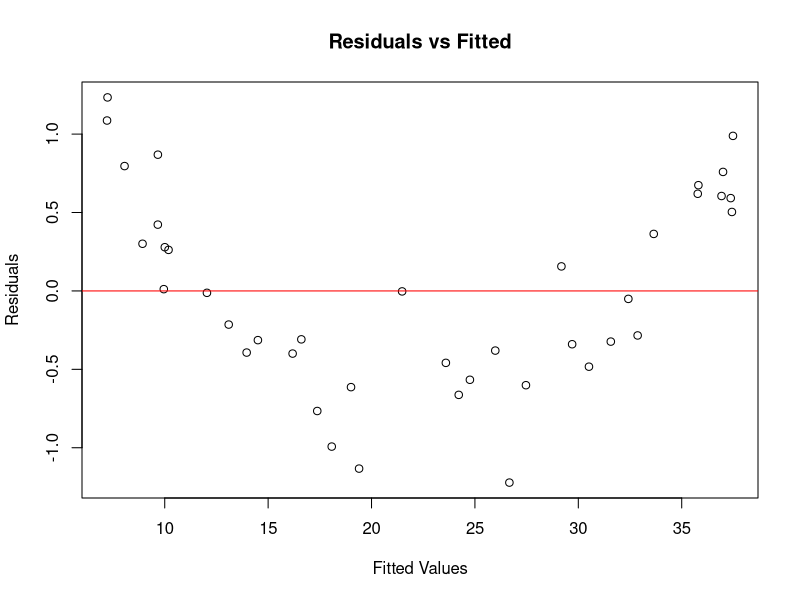
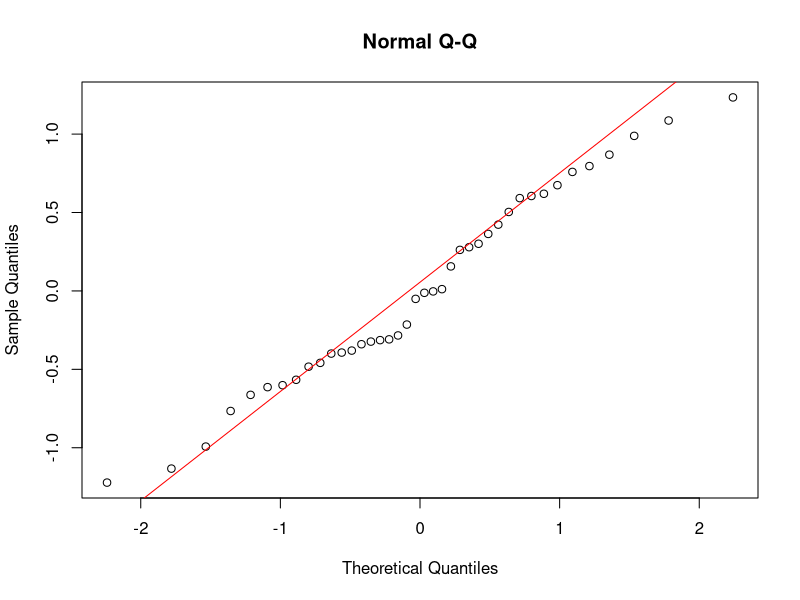
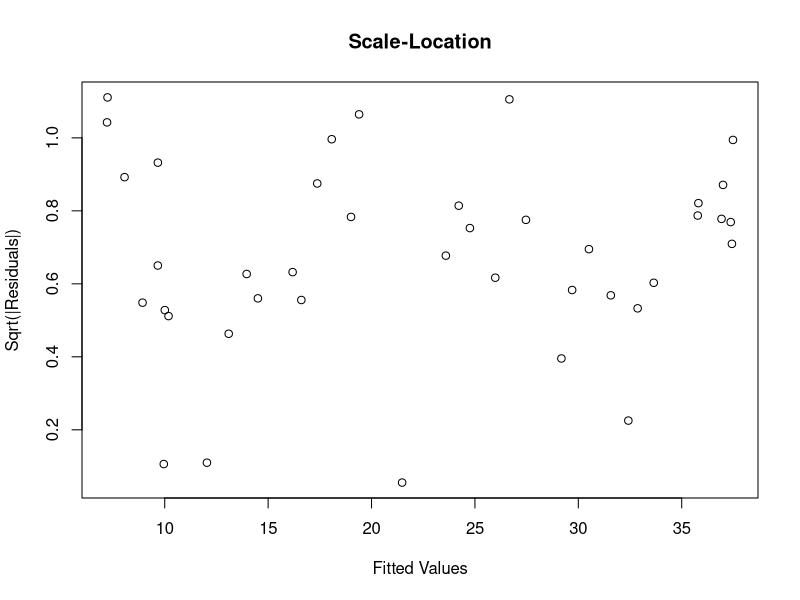
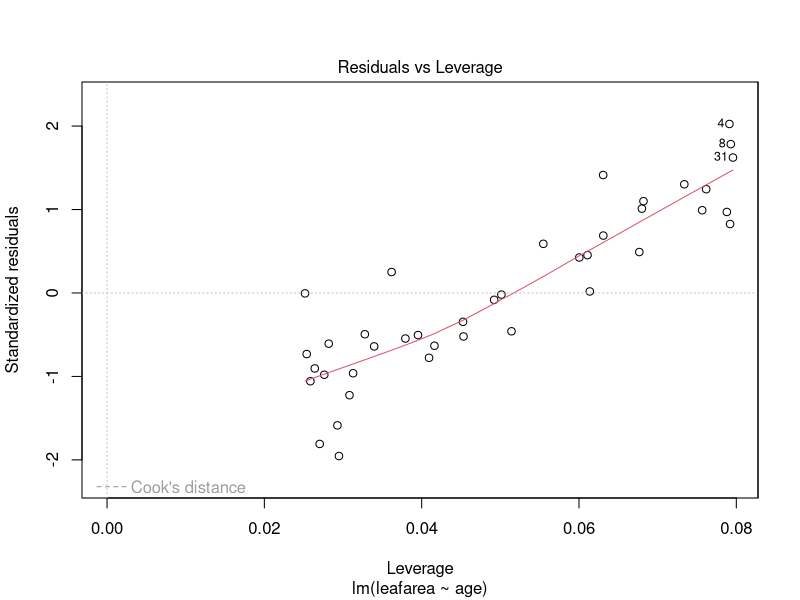

Generate these figures, in order, with R:
# Load data
IQdata <- read.table("data/IQ.txt", header = TRUE)
treegrowthdata <- read.table("data/treegrowth.txt",header=TRUE)

# Load necessary libraries (if not already installed, uncomment the install.packages lines)
# install.packages("ggplot2") # For visualization (optional)
# install.packages("dplyr")    # For data manipulation (optional)

# Question 1: Five-Number Summary Statistics
# -------------------------------------------------

# Calculate the five-number summary
five_num_summary <- fivenum(IQdata$IQ)
names(five_num_summary) <- c("Minimum", "1st Quartile", "Median", "3rd Quartile", "Maximum")

# Print the five-number summary
print("Question 1: Five-Number Summary of IQ")
print(five_num_summary)

# Question 2: Identify Mild Outliers Using Inner Fences
# --------------------------------------------------------

# Calculate Q1, Q3, and IQR
Q1 <- quantile(IQdata$IQ, 0.25)
Q3 <- quantile(IQdata$IQ, 0.75)
IQR_value <- IQR(IQdata$IQ)

# Calculate inner fence limits for mild outliers
lower_fence <- Q1 - 1.5 * IQR_value
upper_fence <- Q3 + 1.5 * IQR_value

# Identify mild outliers
mild_outliers <- IQdata$IQ[IQdata$IQ < lower_fence | IQdata$IQ > upper_fence]

# Print the inner fence limits and mild outliers
print("\nQuestion 2: Inner Fence Limits for Mild Outliers")
print(paste("Lower Fence:", lower_fence))
print(paste("Upper Fence:", upper_fence))

if(length(mild_outliers) > 0){
  print("Mild Outliers:")
  print(mild_outliers)
} else {
  print("No mild outliers detected.")
}

# Question 3: 95% Confidence Interval for the Population Mean (Assuming Normality)
# -----------------------------------------------------------------------------------

# Calculate sample mean and standard error
sample_mean <- mean(IQdata$IQ)
sample_sd <- sd(IQdata$IQ)
n <- length(IQdata$IQ)
standard_error <- sample_sd / sqrt(n)

# Calculate the t-score for 95% confidence
alpha <- 0.05
t_score <- qt(1 - alpha/2, df = n - 1)

# Calculate the confidence interval
ci_lower <- sample_mean - t_score * standard_error
ci_upper <- sample_mean + t_score * standard_error

# Print the confidence interval
print("\nQuestion 3: 95% Confidence Interval for the Population Mean IQ")
print(paste("Mean IQ:", sample_mean))
print(paste("95% CI: [", ci_lower, ", ", ci_upper, "]", sep = ""))

# Alternatively, using t.test
# t_test_result <- t.test(IQdata$IQ, conf.level = 0.95)
# print(t_test_result$conf.int)

# Question 4: 95% Confidence Interval for the Population Proportion of IQ's > 100 (Wald Approximation)
# ----------------------------------------------------------------------------------------------------------

# Calculate the number of IQ > 100
count_over_100 <- sum(IQdata$IQ > 100)
p_hat <- count_over_100 / n

# Calculate the Wald confidence interval
z <- qnorm(1 - alpha/2)
wald_lower <- p_hat - z * sqrt((p_hat * (1 - p_hat)) / n)
wald_upper <- p_hat + z * sqrt((p_hat * (1 - p_hat)) / n)

# Ensure the limits are within [0,1]
wald_lower <- max(0, wald_lower)
wald_upper <- min(1, wald_upper)

# Print the Wald confidence interval
print("\nQuestion 4: 95% Wald Confidence Interval for Proportion of IQ > 100")
print(paste("Proportion (p̂):", p_hat))
print(paste("95% Wald CI: [", wald_lower, ", ", wald_upper, "]", sep = ""))

# Question 5: 95% Confidence Interval for the Population Proportion of IQ's > 100 (Quadratic Approximation)
# --------------------------------------------------------------------------------------------------------------

# Using prop.test which by default uses the Clopper-Pearson (exact) interval
prop_test_result <- prop.test(count_over_100, n, conf.level = 0.95, correct = FALSE)

# Extract the confidence interval
quad_lower <- prop_test_result$conf.int[1]
quad_upper <- prop_test_result$conf.int[2]

# Print the quadratic (default R) confidence interval
print("\nQuestion 5: 95% Quadratic (Default R) Confidence Interval for Proportion of IQ > 100")
print(paste("Proportion (p̂):", p_hat))
print(paste("95% Confidence Interval: [", quad_lower, ", ", quad_upper, "]", sep = ""))

# Question 6: Fit a Simple Linear Regression Model
# ---------------------------------------------------

# Fit the linear regression model: leafarea ~ age
model <- lm(leafarea ~ age, data = treegrowthdata)

# Extract the coefficients (alpha and beta)
coefficients <- coef(model)
alpha_hat <- coefficients[1]  # Intercept
beta_hat <- coefficients[2]   # Slope

# Extract the residual standard error (sigma)
sigma_hat <- summary(model)$sigma

# Print the point estimates
print("Question 6: Point Estimates of the Regression Model Parameters")
print(paste("Intercept (alpha):", alpha_hat))
print(paste("Slope (beta):", beta_hat))
print(paste("Residual Standard Error (sigma):", sigma_hat))

# Question 7: 95% Confidence Intervals for Intercept and Slope
# -------------------------------------------------------------

# Calculate the 95% confidence intervals using the summary of the model
conf_intervals <- confint(model, level = 0.95)

# Print the confidence intervals
print("\nQuestion 7: 95% Confidence Intervals for Intercept (alpha) and Slope (beta)")
print(conf_intervals)

# Question 8: Predicted Mean Leaf Areas and 90% Confidence Intervals for Ages 3 and 5
# -------------------------------------------------------------------------------------

# Define the new data for predictions
new_ages <- data.frame(age = c(3, 5))

# Calculate predictions with 90% confidence intervals
predictions <- predict(model, newdata = new_ages, interval = "confidence", level = 0.90)

# Print the predictions and confidence intervals
print("\nQuestion 8: Predicted Mean Leaf Areas and 90% Confidence Intervals")
print(data.frame(Age = new_ages$age, predictions))

# Explanation:
# The lengths of the confidence intervals may differ due to the variability of the predictions at different ages.
# Typically, predictions further from the mean of the predictor variable have wider confidence intervals.

# Question 9: Diagnostic Plots for the Linear Regression Model
# -------------------------------------------------------------

# Produce diagnostic plots
# Plot 1: Residuals vs Fitted
# Plot 2: Normal Q-Q
# Plot 3: Scale-Location
# Plot 4: Residuals vs Leverage

# To display all four base R diagnostic plots, uncomment the following line:
# par(mfrow = c(2, 2))
# plot(model)

# Alternatively, for a single plot at a time, you can use:
# Plot Residuals vs Fitted
plot(model$fitted.values, model$residuals,
     main = "Residuals vs Fitted",
     xlab = "Fitted Values",
     ylab = "Residuals")
abline(h = 0, col = "red")

# Plot Normal Q-Q
qqnorm(model$residuals, main = "Normal Q-Q")
qqline(model$residuals, col = "red")

# Plot Scale-Location
sqrt_abs_residuals <- sqrt(abs(model$residuals))
plot(model$fitted.values, sqrt_abs_residuals,
     main = "Scale-Location",
     xlab = "Fitted Values",
     ylab = "Sqrt(|Residuals|)")
abline(h = 0, col = "red")

# Plot Residuals vs Leverage
plot(model, which = 5)

# Comment:
# After generating the diagnostic plots, examine them for:
# 1. Linearity: Residuals vs Fitted should show no systematic pattern.
# 2. Normality: Q-Q plot should follow the straight line closely.
# 3. Homoscedasticity: Scale-Location plot should have a horizontal line with equally spread points.
# 4. Influential Points: Residuals vs Leverage plot should not have points with high leverage or high residuals.

# Question 10: ANOVA Table and Test if Slope Beta is Significantly Different from Zero at 1% Level
# -----------------------------------------------------------------------------------------------

# Produce the ANOVA table
anova_table <- anova(model)

# Print the ANOVA table
print("\nQuestion 10: ANOVA Table for the Regression Model")
print(anova_table)

# Extract the p-value for the slope (age)
p_value_slope <- anova_table["age", "Pr(>F)"]

# Determine if the slope is significantly different from zero at 1% level
if(p_value_slope < 0.01){
  conclusion <- "The slope (beta) is significantly different from zero at the 1% significance level."
} else {
  conclusion <- "The slope (beta) is NOT significantly different from zero at the 1% significance level."
}

# Print the conclusion
print(paste("\nConclusion:", conclusion))
